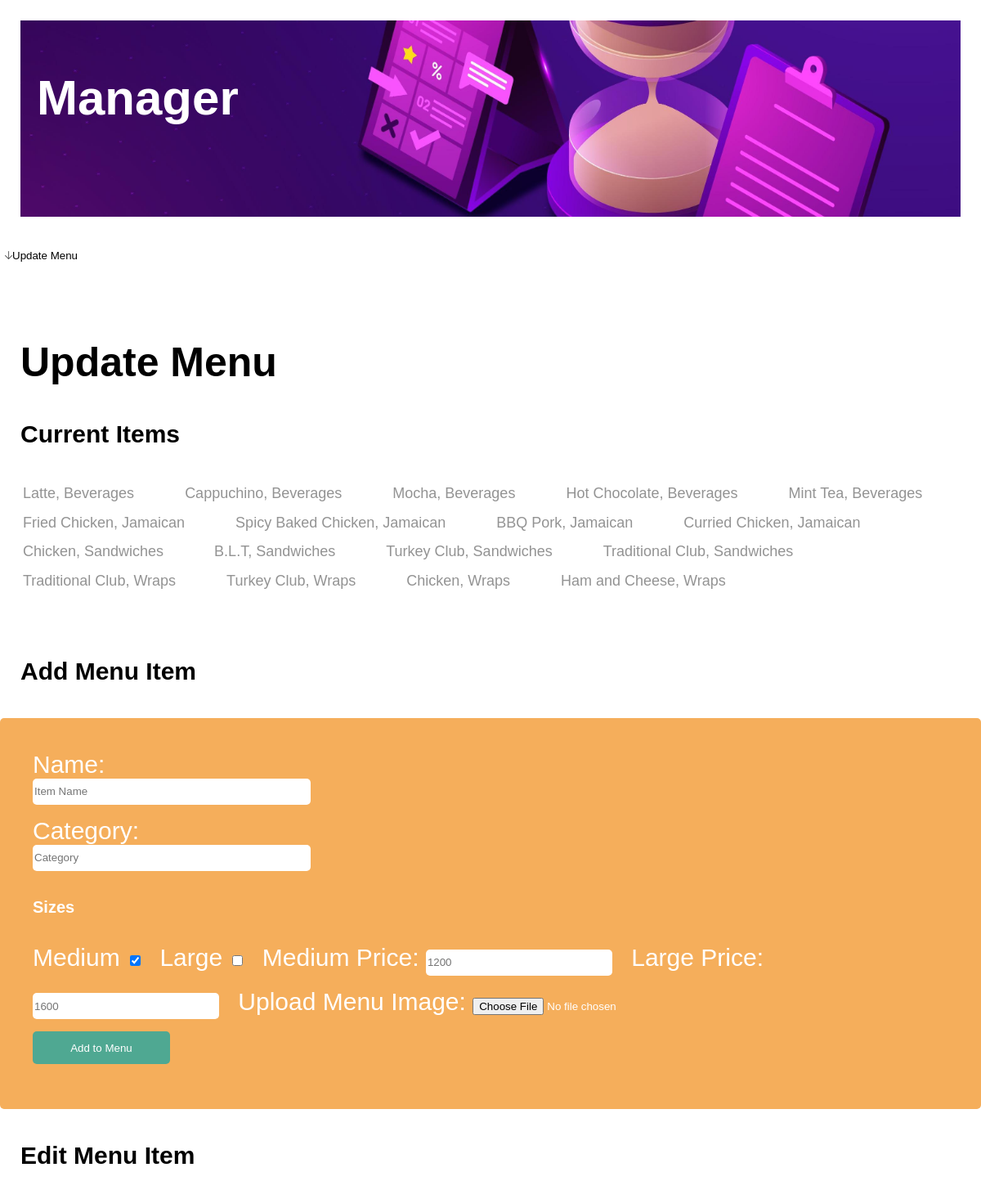
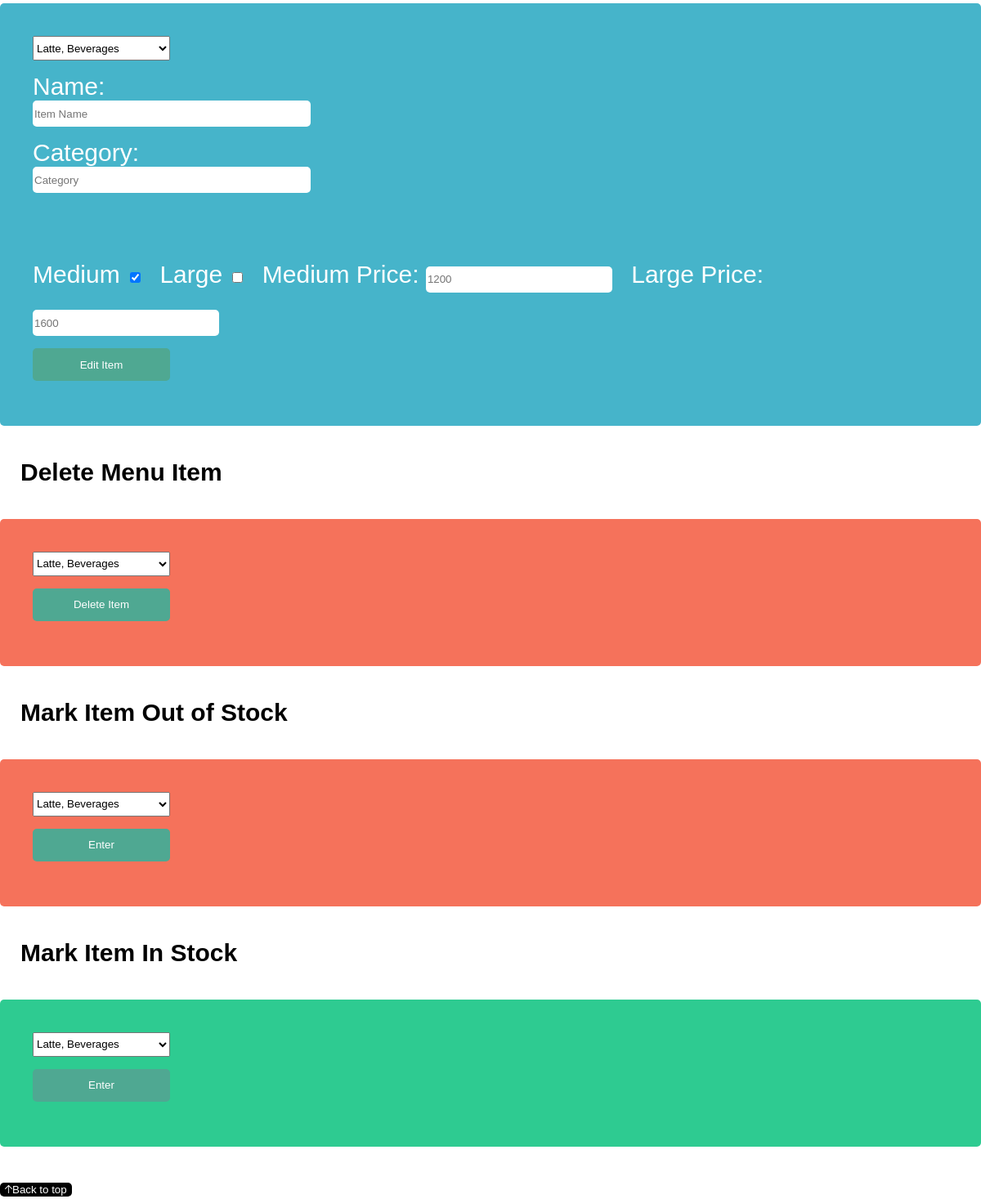
/UpdateMenu.php, run on the app's committed database (2 pictures, top to bottom).
### tables this page shows
CREATE TABLE `menuItems` (
    `id` int(11) NOT NULL AUTO_INCREMENT ,
    `name` varchar(50) NOT NULL default '',
    `category` varchar(35)  NOT NULL default '',
    `medium_size` char(3) NOT NULL default 'MED', 
    `large_size` char(3) NOT NULL default '', 
    `price` int(5)  NOT NULL default 0,
    `large_price` int(5) NOT NULL default 0,
    `image` varchar(50) NOT NULL default 'default-menu-image.jpg',
    `in_stock` varchar(3) NOT NULL default 'YES',
    PRIMARY KEY (`id`)

);

### UpdateMenu.php (the view, shortened to what this page needs)
<!DOCTYPE html>
<html lang="en">
<head>
    <link rel="stylesheet" href="UpdateMenuPage.css">
</head>
<body>
    <?php
        require_once 'DBManager.php';
        $host = 'localhost';
        $username = 'boardwalk_user';
        $password = 'password123';
        $dbname = 'cafeInfo';
        $db = new DBManager($host, $username, $password, $dbname);
    ?>
    <div id="hero">
        <h1>Manager</h1>
    </div>
    <div id="nav-buttons">
        <a href="#update-menu" class="bottomlink">
            <button class="topButton"><img src="images/downarrow.png">Update Menu</button>
        </a>
    </div>
    <div id = "update-menu">
        <h2>Update Menu</h2>
        <h4>Current Items</h4>
        <table id="current-menu">
            <tr>
            <?php
                $results = $db->menuInfo();
                foreach($results as $row): ?>
                    <td id="small-menu"><?=$row['name'].", ".$row['category'] ?></td>
            <?php endforeach ?>
            </tr>
        </table>
        <h4>Add Menu Item</h4>
        <form action="UpdateMenuController.php" method="post" id="add-form" enctype="multipart/form-data">
            <label for="name">Name:</label>
            <input id="name" name="name" type="text" maxlength="50" required placeholder="Item Name">
            <label for="category">Category:</label>
            <input name="category" type="text" maxlength="35" required placeholder="Category">
            <h5>Sizes</h5>
            <label for="medium">Medium</label>
            <input id="medium" name="medium" type="checkbox" checked required>
            <label for="large">Large</label>
            <input id="large" name="large" type="checkbox">
            <label for="medium-price">Medium Price:</label>
            <input name="medium-price" id="medium-price" type="number" maxlength="5" required placeholder="1200">
            <label for="large-price">Large Price:</label>
            <input name="large-price" id="large-price" type="number" maxlength="5" placeholder="1600">
            <label for="menu-item-image">Upload Menu Image:</label>
            <input name="menu-item-image" type="file">
            <input type="submit" name="add-to-menu" value="Add to Menu"></input>
        </form>
        <h4>Edit Menu Item</h4>
        <form action="UpdateMenuController.php" method="post" id="edit-form">
            <select name="menu-for-edit" id="menu-for-edit">
                <?php
                    $results = $db->menuInfo();
                    foreach($results as $row): ?>
                        <option value="<?=$row['id']?>"><?=$row['name'].", ".$row['category'] ?></option>
                <?php endforeach ?>
            </select>
            <label for="name">Name:</label>
            <input id="name" name="name" type="text" maxlength="50" required placeholder="Item Name">
            <label for="category">Category:</label>
            <input name="category" type="text" maxlength="35" required placeholder="Category">
            <br><br>
            <label for="medium">Medium</label>
            <input id="medium" name="medium" type="checkbox" checked required>
            <label for="large">Large</label>
            <input id="large" name="large" type="checkbox">
            <label for="medium-price">Medium Price:</label>
            <input name="medium-price" id="medium-price" type="number" required maxlength="5" placeholder="1200">
            <label for="large-price">Large Price:</label>
            <input name="large-price" id="large-price" type="number" maxlength="5" placeholder="1600">
            <input type="submit" name="edit-menu" value="Edit Item"></input>
        </form>
        <h4>Delete Menu Item</h4>
        <form action="UpdateMenuController.php" method="post"id="delete-form">
            <select name="menu-for-del" id="menu-for-del">
                <?php
                    $results = $db->menuInfo();
                    foreach($results as $row): ?>
                        <option value="<?=$row['id']?>"><?=$row['name'].", ".$row['category'] ?></option>
                <?php endforeach ?>
            </select>
            <input type="submit" name="del-from-menu" value="Delete Item"></input>
        </form>
        <h4>Mark Item Out of Stock</h4>
        <form action="UpdateMenuController.php" method="post"id="out-stock-form">
            <select name="menu-for-out" id="menu-for-out">
                <?php
                    $results = $db->menuInfo();
                    foreach($results as $row): ?>
                        <option value="<?=$row['id']?>"><?=$row['name'].", ".$row['category'] ?></option>
                <?php endforeach ?>
            </select>
            <input type="submit" name="out-from-menu" value="Enter"></input>
        </form>
        <h4>Mark Item In Stock</h4>
        <form action="UpdateMenuController.php" method="post"id="in-stock-form">
            <select name="menu-for-in" id="menu-for-out">
                <?php
                    $results = $db->menuInfo();
                    foreach($results as $row): ?>
                        <option value="<?=$row['id']?>"><?=$row['name'].", ".$row['category'] ?></option>
                <?php endforeach ?>
            </select>
            <input type="submit" name="in-from-menu" value="Enter"></input>
        </form>
        <a href="#" class="toplink">
            <button class="linkButton"><img src="images/toparrow.png">Back to top</button>
        </a>
    </div>
</body>
</html>

### UpdateMenuPage.css (style rules this page uses)
body { font-family: Arial, Helvetica, sans-serif; margin: 20px; font-size: 16px; box-sizing: border-box; }
#hero { background-image: url("images/managerBack.jpg"); background-size: cover; height: 200px; margin: 25px; padding: 20px; color: #fff; }
h2 { margin-top: 90px; margin-left: 25px; }
h4 { margin-left: 25px; }
#nav-buttons { display: flex; }
#nav-buttons a { margin-right: 40px; }
#add-form { color: #fff; border: none; border-radius: 5px; background-color: #F5AE5B; padding: 40px; margin-bottom: 30px; }
#edit-form { color: #fff; border: none; border-radius: 5px; background-color: #46b4ca; padding: 40px; margin-bottom: 30px; }
#delete-form { color: #fff; border: none; border-radius: 5px; background-color: #f5725b; padding: 40px; margin-bottom: 30px; }
#out-stock-form { color: #fff; border: none; border-radius: 5px; background-color: #f5725b; padding: 40px; margin-bottom: 30px; }
#in-stock-form { color: #fff; border: none; border-radius: 5px; background-color: #2ecb91; padding: 40px; margin-bottom: 30px; }
form h5 { font-size: 20px; }
input { margin-right: 15px; margin-bottom: 15px; }
input[type = text] { display: block; border: none; border-radius: 5px; height: 30px; width: 30%; }
input[type = submit] { display: block; color: #fff; border: none; border-radius: 5px; height: 40px; width: 15%; background-color: #4FA892; }
input[type = number] { border: none; border-radius: 5px; height: 30px; width: 20%; }
select { width: 15%; height: 30px; display:block; margin-bottom: 15px; }
#current-menu { margin-left: 25px; margin-bottom: 70px; }
#current-menu td { display: inline-block; margin-bottom: 10px; font-size: 18px; }
#small-menu { font-size: 12px; margin-right: 60px; color: rgb(147, 147, 147); }
.linkButton { border-radius: 5px; border: none; background-color: #000; color: #fff; }
.topButton { border-radius: 5px; border: none; background-color: #fff; color: #000; }
h5 { font-size: 20px; }

### index.css (style rules this page uses)
body { font-family: Arial, Helvetica, sans-serif; margin: 0; font-size: 30px; box-sizing: border-box; overflow-x: hidden; }
h2 { font-size: 50px; }

### data on the page
menuitems: name "Latte", category "Beverages"
menuitems: name "Cappuchino", category "Beverages"
menuitems: name "Mocha", category "Beverages"
menuitems: name "Hot Chocolate", category "Beverages"
menuitems: name "Mint Tea", category "Beverages"
menuitems: name "Fried Chicken", category "Jamaican"
menuitems: name "Spicy Baked Chicken", category "Jamaican"
menuitems: name "BBQ Pork", category "Jamaican"
menuitems: name "Curried Chicken", category "Jamaican"
menuitems: name "Chicken", category "Sandwiches"
menuitems: name "B.L.T", category "Sandwiches"
menuitems: name "Turkey Club", category "Sandwiches"
menuitems: name "Traditional Club", category "Sandwiches"
menuitems: name "Traditional Club", category "Wraps"
menuitems: name "Turkey Club", category "Wraps"
menuitems: name "Chicken", category "Wraps"
menuitems: name "Ham and Cheese", category "Wraps"

### other printed values
form field menu-for-edit "Latte, Beverages"
form field menu-for-del "Latte, Beverages"
form field menu-for-out "Latte, Beverages"
form field menu-for-in "Latte, Beverages"
